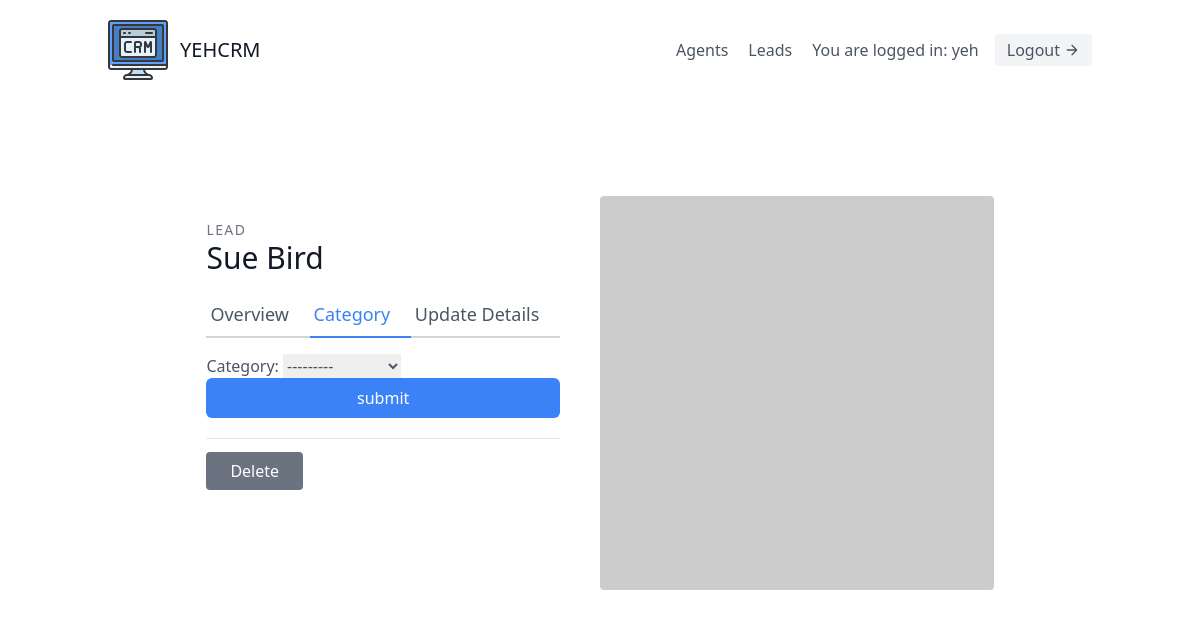
Before: /leads/3/category/ (signed in) with the older database file.
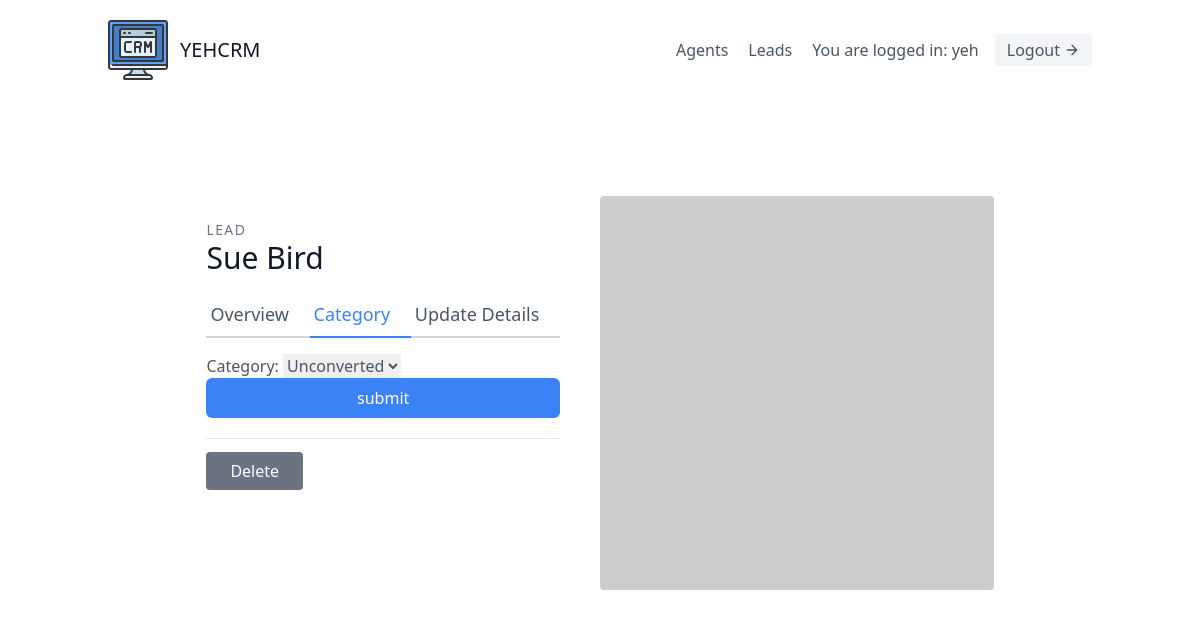
After: the same page with the newer database file.
### leads/models.py (models this page shows, shortened)
class Lead(models.Model):
    first_name = models.CharField(max_length=20)
    last_name = models.CharField(max_length=20)
    age = models.IntegerField(default=0)
    organization = models.ForeignKey(UserProfile,on_delete=models.CASCADE)
    agent = models.ForeignKey("Agent",related_name='leads',null=True,blank=True,on_delete = models.SET_NULL)
    category = models.ForeignKey("Category",related_name='leads',null=True,blank=True,on_delete = models.SET_NULL)
    description = models.TextField()
    date_added = models.DateTimeField(auto_now_add=True)
    phone_number = models.CharField(max_length=20)
    email = models.EmailField()

### leads/views.py (the view, shortened to what this page needs)
# urls.py: path('<int:pk>/category/',LeadCategoryUpdateView.as_view(),name='lead-category-update'),
class LeadCategoryUpdateView(LoginRequiredMixin,UpdateView):
    template_name = "leads/lead_catogory_update.html"
    form_class = LeadCategoryUpdateForm
    def get_queryset(self):
        user = self.request.user
        if user.is_organizor:
            queryset = Lead.objects.filter(
                organization = user.userprofile
            )
        else:
            queryset = Lead.objects.filter(
                organization = user.agent.organization
            )
        return queryset

### leads/forms.py
class LeadCategoryUpdateForm(forms.ModelForm):
    class Meta:
        model = Lead
        fields=(
            'category',
        )

### leads/models.py (called while the page is built)
    def __str__(self):
        return self.name

### leads/templates/leads/lead_catogory_update.html (shortened to what this page needs)
{% extends "base.html" %}
{% load tailwind_filters %}
{% block content %}
<section class="text-gray-600 body-font overflow-hidden">
  <div class="container px-5 py-24 mx-auto">
    <div class="lg:w-4/5 mx-auto flex flex-wrap">
      <div class="lg:w-1/2 w-full lg:pr-10 lg:py-6 mb-6 lg:mb-0">
        <h2 class="text-sm title-font text-gray-500 tracking-widest">
            LEAD
        </h2>
        <h1 class="text-gray-900 text-3xl title-font font-medium mb-4">
            {{lead.first_name}} {{lead.last_name}}
        </h1>
        <div class="flex mb-4">
          <a href="{% url 'leads:lead-detail' lead.pk %}"class="flex-grow border-b-2 border-gray-300 py-2 text-lg px-1">
            Overview
          </a>
          <a href="{% url 'leads:lead-category-update' lead.pk %}"class="flex-grow text-blue-500 border-b-2 border-blue-500 py-2 text-lg px-1">
            Category
          </a>
          <a href="{% url 'leads:lead-update' lead.pk%}"class="flex-grow border-b-2 border-gray-300 py-2 text-lg px-1">
            Update Details
          </a>
        </div>
        <form method="post">
            {{ form|crispy }}
            <button class="w-full text-white bg-blue-500 hover:bg-blue-600 px-3 py-2 rounded-md">submit</button>
        </form>
        <div class="mt-5 py-5 border-t border-gray-200">
          <a href="{% url 'leads:lead-delete' lead.pk%}"class="w-1/3 text-white bg-gray-500 border-0 py-2 px-6 focus:outline-none hover:bg-blue-600 rounded">
              Delete
          </a>
        </div>
      </div>
      <img alt="ecommerce" class="lg:w-1/2 w-full lg:h-auto h-64 object-cover object-center rounded" src="https://dummyimage.com/400x400">
    </div>
  </div>
</section>
{% endblock content %}

Changed rows visible on the page:
changed Lead "Sue": category "---------" → "Unconverted"
